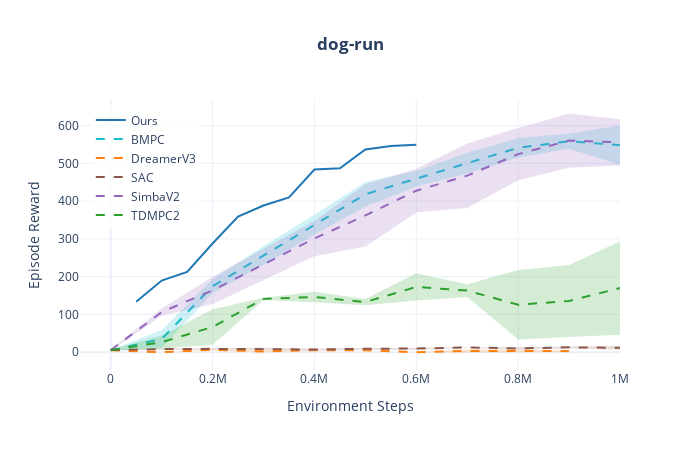
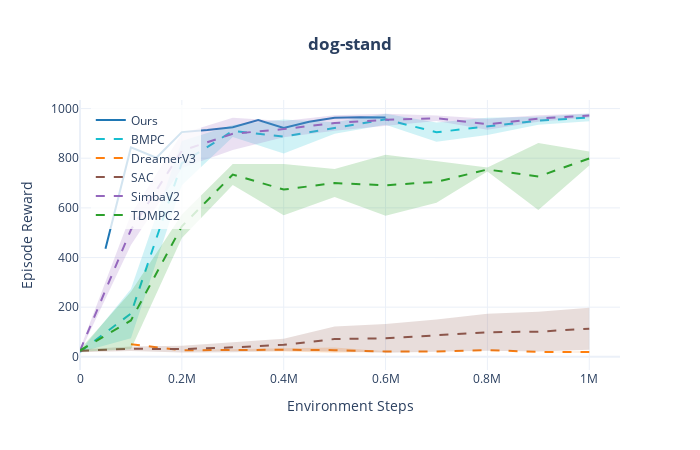
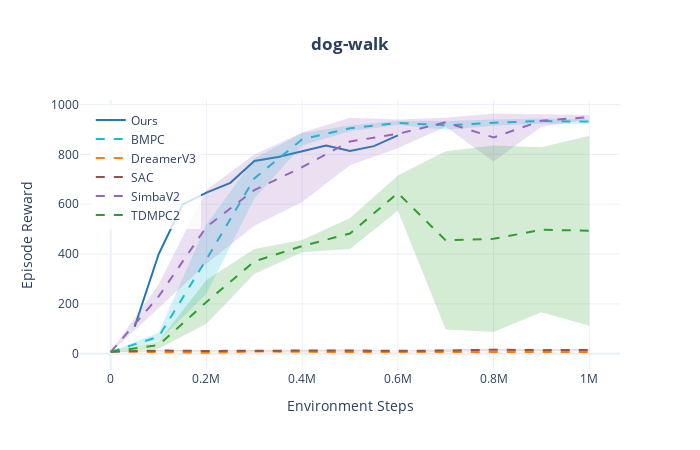
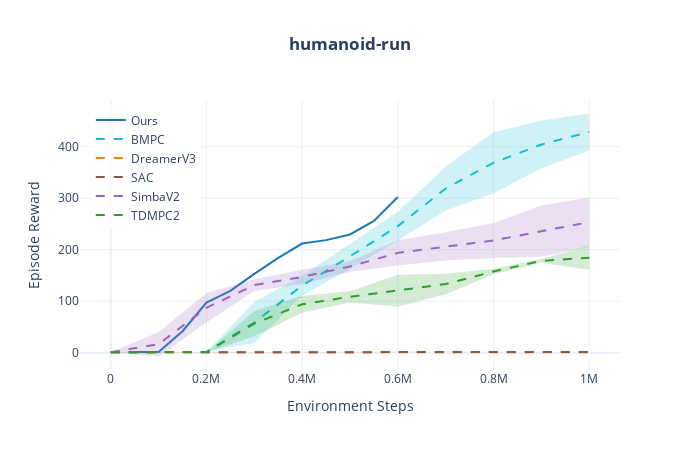

Notebook code cell kept with these figures, in order:
### Code cell
# Show first 4 plots
for task in list(figures.keys())[:4]:
    print(f"\n--- {task} ---")
    figures[task].show()

### Figure 1 — Plotly figure (JSON) as saved in the notebook; plotly's stock layout.template omitted (floating-point values rounded to 4 significant figures)
{"data": [{"fill": "toself", "fillcolor": "rgba(31,119,180,0.2)", "hoverinfo": "skip", "line": {"color": "rgba(0,0,0,0)"}, "showlegend": false, "type": "scatter", "x": [50000, 100000, 150000, 200000, 250000, 300000, 350000, 400000, 450000, 500000, 550000, 600000, 600000, 550000, 500000, 450000, 400000, 350000, 300000, 250000, 200000, 150000, 100000, 50000], "y": [133.7, 189.7, 212.4, 287.8, 358.9, 388.4, 409.9, 483.7, 487.0, 536.7, 546.0, 549.3, 549.3, 546.0, 536.7, 487.0, 483.7, 409.9, 388.4, 358.9, 287.8, 212.4, 189.7, 133.7]}, {"hovertemplate": "Ours<br>Step: %{x:,}<br>Reward: %{y:.1f}<extra></extra>", "line": {"color": "#1f77b4", "width": 2}, "mode": "lines", "name": "Ours", "type": "scatter", "x": [50000, 100000, 150000, 200000, 250000, 300000, 350000, 400000, 450000, 500000, 550000, 600000], "y": [133.7, 189.7, 212.4, 287.8, 358.9, 388.4, 409.9, 483.7, 487.0, 536.7, 546.0, 549.3]}, {"fill": "toself", "fillcolor": "rgba(23,190,207,0.2)", "hoverinfo": "skip", "line": {"color": "rgba(0,0,0,0)"}, "showlegend": false, "type": "scatter", "x": [0, 100000, 200000, 300000, 400000, 500000, 600000, 700000, 800000, 900000, 1000000, 1000000, 900000, 800000, 700000, 600000, 500000, 400000, 300000, 200000, 100000, 0], "y": [5.432, 58.85, 193.0, 281.2, 363.7, 451.0, 480.1, 527.9, 567.0, 578.9, 600.0, 496.3, 538.4, 515.6, 473.4, 439.0, 385.5, 311.2, 230.8, 156.7, 11.29, 4.445]}, {"hovertemplate": "BMPC<br>Step: %{x:,}<br>Reward: %{y:.1f}<extra></extra>", "line": {"color": "#17becf", "dash": "dash", "width": 2}, "mode": "lines", "name": "BMPC", "type": "scatter", "x": [0, 100000, 200000, 300000, 400000, 500000, 600000, 700000, 800000, 900000, 1000000], "y": [4.939, 35.07, 174.9, 256.0, 337.4, 418.2, 459.6, 500.7, 541.3, 558.7, 548.1]}, {"fill": "toself", "fillcolor": "rgba(255,127,14,0.2)", "hoverinfo": "skip", "line": {"color": "rgba(0,0,0,0)"}, "showlegend": false, "type": "scatter", "x": [0, 100000, 200000, 300000, 400000, 500000, 600000, 700000, 900000, 900000, 700000, 600000, 500000, 400000, 300000, 200000, 100000, 0], "y": [5.2, 0.0, 8.359, 5.07, 5.966, 5.2, 0.0, 8.088, 5.424, 0.3761, -1.388, 0.0, 5.2, 4.834, -0.8698, 4.541, 0.0, 5.2]}, {"hovertemplate": "DreamerV3<br>Step: %{x:,}<br>Reward: %{y:.1f}<extra></extra>", "line": {"color": "#ff7f0e", "dash": "dash", "width": 2}, "mode": "lines", "name": "DreamerV3", "type": "scatter", "x": [0, 100000, 200000, 300000, 400000, 500000, 600000, 700000, 900000], "y": [5.2, 0.0, 6.45, 2.1, 5.4, 5.2, 0.0, 3.35, 2.9]}, {"fill": "toself", "fillcolor": "rgba(140,86,75,0.2)", "hoverinfo": "skip", "line": {"color": "rgba(0,0,0,0)"}, "showlegend": false, "type": "scatter", "x": [0, 100000, 200000, 300000, 400000, 500000, 600000, 700000, 800000, 900000, 1000000, 1000000, 900000, 800000, 700000, 600000, 500000, 400000, 300000, 200000, 100000, 0], "y": [6.554, 10.81, 10.72, 11.62, 10.07, 11.63, 13.64, 13.42, 13.77, 15.69, 17.17, 6.567, 10.11, 6.228, 11.98, 5.76, 6.833, 4.466, 5.376, 7.081, 5.855, 4.646]}, {"hovertemplate": "SAC<br>Step: %{x:,}<br>Reward: %{y:.1f}<extra></extra>", "line": {"color": "#8c564b", "dash": "dash", "width": 2}, "mode": "lines", "name": "SAC", "type": "scatter", "x": [0, 100000, 200000, 300000, 400000, 500000, 600000, 700000, 800000, 900000, 1000000], "y": [5.6, 8.333, 8.9, 8.5, 7.267, 9.233, 9.7, 12.7, 10.0, 12.9, 11.87]}, {"fill": "toself", "fillcolor": "rgba(148,103,189,0.2)", "hoverinfo": "skip", "line": {"color": "rgba(0,0,0,0)"}, "showlegend": false, "type": "scatter", "x": [0, 100000, 200000, 300000, 400000, 500000, 600000, 700000, 800000, 900000, 1000000, 1000000, 900000, 800000, 700000, 600000, 500000, 400000, 300000, 200000, 100000, 0], "y": [6.904, 115.8, 199.9, 274.8, 348.4, 444.7, 485.7, 552.9, 593.8, 632.0, 617.0, 494.4, 488.7, 455.1, 382.0, 369.7, 279.8, 253.9, 190.1, 127.8, 96.78, 4.089]}, {"hovertemplate": "SimbaV2<br>Step: %{x:,}<br>Reward: %{y:.1f}<extra></extra>", "line": {"color": "#9467bd", "dash": "dash", "width": 2}, "mode": "lines", "name": "SimbaV2", "type": "scatter", "x": [0, 100000, 200000, 300000, 400000, 500000, 600000, 700000, 800000, 900000, 1000000], "y": [5.496, 106.3, 163.9, 232.5, 301.1, 362.3, 427.7, 467.5, 524.4, 560.3, 555.7]}, {"fill": "toself", "fillcolor": "rgba(44,160,44,0.2)", "hoverinfo": "skip", "line": {"color": "rgba(0,0,0,0)"}, "showlegend": false, "type": "scatter", "x": [0, 100000, 200000, 300000, 400000, 500000, 600000, 700000, 800000, 900000, 1000000, 1000000, 900000, 800000, 700000, 600000, 500000, 400000, 300000, 200000, 100000, 0], "y": [6.927, 43.33, 114.1, 144.1, 159.9, 141.0, 209.0, 179.8, 217.7, 231.0, 293.6, 46.14, 40.62, 33.68, 146.4, 136.7, 124.6, 132.6, 138.4, 19.69, 9.874, 4.673]}, {"hovertemplate": "TDMPC2<br>Step: %{x:,}<br>Reward: %{y:.1f}<extra></extra>", "line": {"color": "#2ca02c", "dash": "dash", "width": 2}, "mode": "lines", "name": "TDMPC2", "type": "scatter", "x": [0, 100000, 200000, 300000, 400000, 500000, 600000, 700000, 800000, 900000, 1000000], "y": [5.8, 26.6, 66.9, 141.2, 146.2, 132.8, 172.9, 163.1, 125.7, 135.8, 169.9]}], "layout": {"height": 450, "hovermode": "x unified", "legend": {"bgcolor": "rgba(255,255,255,0.8)", "x": 0.02, "y": 0.98}, "title": {"text": "<b>dog-run</b>", "x": 0.5}, "width": 700, "xaxis": {"title": {"text": "Environment Steps"}}, "yaxis": {"title": {"text": "Episode Reward"}}}}

### Figure 2 — Plotly figure (JSON) as saved in the notebook; plotly's stock layout.template omitted (floating-point values rounded to 4 significant figures)
{"data": [{"fill": "toself", "fillcolor": "rgba(31,119,180,0.2)", "hoverinfo": "skip", "line": {"color": "rgba(0,0,0,0)"}, "showlegend": false, "type": "scatter", "x": [50000, 100000, 150000, 200000, 250000, 300000, 350000, 400000, 450000, 500000, 550000, 600000, 600000, 550000, 500000, 450000, 400000, 350000, 300000, 250000, 200000, 150000, 100000, 50000], "y": [434.9, 843.4, 801.8, 905.2, 913.5, 924.6, 953.9, 921.5, 946.7, 962.7, 965.4, 964.2, 964.2, 965.4, 962.7, 946.7, 921.5, 953.9, 924.6, 913.5, 905.2, 801.8, 843.4, 434.9]}, {"hovertemplate": "Ours<br>Step: %{x:,}<br>Reward: %{y:.1f}<extra></extra>", "line": {"color": "#1f77b4", "width": 2}, "mode": "lines", "name": "Ours", "type": "scatter", "x": [50000, 100000, 150000, 200000, 250000, 300000, 350000, 400000, 450000, 500000, 550000, 600000], "y": [434.9, 843.4, 801.8, 905.2, 913.5, 924.6, 953.9, 921.5, 946.7, 962.7, 965.4, 964.2]}, {"fill": "toself", "fillcolor": "rgba(23,190,207,0.2)", "hoverinfo": "skip", "line": {"color": "rgba(0,0,0,0)"}, "showlegend": false, "type": "scatter", "x": [0, 100000, 200000, 300000, 400000, 500000, 600000, 700000, 800000, 900000, 1000000, 1000000, 900000, 800000, 700000, 600000, 500000, 400000, 300000, 200000, 100000, 0], "y": [21.82, 273.6, 869.4, 933.9, 955.6, 945.2, 978.8, 943.4, 962.9, 967.2, 978.8, 949.2, 935.1, 893.2, 865.9, 934.3, 898.9, 818.5, 885.8, 691.1, 75.09, 18.47]}, {"hovertemplate": "BMPC<br>Step: %{x:,}<br>Reward: %{y:.1f}<extra></extra>", "line": {"color": "#17becf", "dash": "dash", "width": 2}, "mode": "lines", "name": "BMPC", "type": "scatter", "x": [0, 100000, 200000, 300000, 400000, 500000, 600000, 700000, 800000, 900000, 1000000], "y": [20.14, 174.3, 780.2, 909.8, 887.1, 922.1, 956.6, 904.7, 928.0, 951.1, 964.0]}, {"fill": "toself", "fillcolor": "rgba(255,127,14,0.2)", "hoverinfo": "skip", "line": {"color": "rgba(0,0,0,0)"}, "showlegend": false, "type": "scatter", "x": [100000, 200000, 400000, 500000, 600000, 700000, 800000, 900000, 1000000, 1000000, 900000, 800000, 700000, 600000, 500000, 400000, 200000, 100000], "y": [50.6, 26.6, 34.82, 37.24, 22.41, 21.7, 27.2, 19.7, 22.69, 16.61, 19.7, 27.2, 21.7, 20.99, 16.46, 21.98, 26.6, 50.6]}, {"hovertemplate": "DreamerV3<br>Step: %{x:,}<br>Reward: %{y:.1f}<extra></extra>", "line": {"color": "#ff7f0e", "dash": "dash", "width": 2}, "mode": "lines", "name": "DreamerV3", "type": "scatter", "x": [100000, 200000, 400000, 500000, 600000, 700000, 800000, 900000, 1000000], "y": [50.6, 26.6, 28.4, 26.85, 21.7, 21.7, 27.2, 19.7, 19.65]}, {"fill": "toself", "fillcolor": "rgba(140,86,75,0.2)", "hoverinfo": "skip", "line": {"color": "rgba(0,0,0,0)"}, "showlegend": false, "type": "scatter", "x": [0, 100000, 200000, 300000, 400000, 500000, 600000, 700000, 800000, 900000, 1000000, 1000000, 900000, 800000, 700000, 600000, 500000, 400000, 300000, 200000, 100000, 0], "y": [30.05, 41.68, 44.38, 57.8, 73.05, 122.0, 132.5, 149.9, 173.8, 182.0, 197.5, 28.64, 21.01, 24.31, 21.85, 16.41, 21.5, 23.81, 18.53, 17.75, 23.59, 18.75]}, {"hovertemplate": "SAC<br>Step: %{x:,}<br>Reward: %{y:.1f}<extra></extra>", "line": {"color": "#8c564b", "dash": "dash", "width": 2}, "mode": "lines", "name": "SAC", "type": "scatter", "x": [0, 100000, 200000, 300000, 400000, 500000, 600000, 700000, 800000, 900000, 1000000], "y": [24.4, 32.63, 31.07, 38.17, 48.43, 71.73, 74.43, 85.87, 99.07, 101.5, 113.1]}, {"fill": "toself", "fillcolor": "rgba(148,103,189,0.2)", "hoverinfo": "skip", "line": {"color": "rgba(0,0,0,0)"}, "showlegend": false, "type": "scatter", "x": [0, 100000, 200000, 300000, 400000, 500000, 600000, 700000, 800000, 900000, 1000000, 1000000, 900000, 800000, 700000, 600000, 500000, 400000, 300000, 200000, 100000, 0], "y": [31.03, 573.1, 899.6, 963.2, 949.9, 973.3, 978.9, 972.1, 959.4, 972.7, 980.1, 964.1, 946.6, 914.3, 950.1, 930.4, 910.3, 884.7, 833.6, 760.2, 450.0, 17.92]}, {"hovertemplate": "SimbaV2<br>Step: %{x:,}<br>Reward: %{y:.1f}<extra></extra>", "line": {"color": "#9467bd", "dash": "dash", "width": 2}, "mode": "lines", "name": "SimbaV2", "type": "scatter", "x": [0, 100000, 200000, 300000, 400000, 500000, 600000, 700000, 800000, 900000, 1000000], "y": [24.48, 511.5, 829.9, 898.4, 917.3, 941.8, 954.6, 961.1, 936.9, 959.7, 972.1]}, {"fill": "toself", "fillcolor": "rgba(44,160,44,0.2)", "hoverinfo": "skip", "line": {"color": "rgba(0,0,0,0)"}, "showlegend": false, "type": "scatter", "x": [0, 100000, 200000, 300000, 400000, 500000, 600000, 700000, 800000, 900000, 1000000, 1000000, 900000, 800000, 700000, 600000, 500000, 400000, 300000, 200000, 100000, 0], "y": [30.71, 262.2, 573.1, 776.6, 776.7, 756.6, 813.8, 788.2, 762.2, 860.9, 827.5, 770.4, 591.4, 746.8, 620.9, 568.4, 643.4, 570.8, 692.1, 478.6, 30.88, 20.15]}, {"hovertemplate": "TDMPC2<br>Step: %{x:,}<br>Reward: %{y:.1f}<extra></extra>", "line": {"color": "#2ca02c", "dash": "dash", "width": 2}, "mode": "lines", "name": "TDMPC2", "type": "scatter", "x": [0, 100000, 200000, 300000, 400000, 500000, 600000, 700000, 800000, 900000, 1000000], "y": [25.43, 146.5, 525.9, 734.4, 673.7, 700.0, 691.1, 704.6, 754.5, 726.1, 798.9]}], "layout": {"height": 450, "hovermode": "x unified", "legend": {"bgcolor": "rgba(255,255,255,0.8)", "x": 0.02, "y": 0.98}, "title": {"text": "<b>dog-stand</b>", "x": 0.5}, "width": 700, "xaxis": {"title": {"text": "Environment Steps"}}, "yaxis": {"title": {"text": "Episode Reward"}}}}

### Figure 3 — Plotly figure (JSON) as saved in the notebook; plotly's stock layout.template omitted (floating-point values rounded to 4 significant figures)
{"data": [{"fill": "toself", "fillcolor": "rgba(31,119,180,0.2)", "hoverinfo": "skip", "line": {"color": "rgba(0,0,0,0)"}, "showlegend": false, "type": "scatter", "x": [50000, 100000, 150000, 200000, 250000, 300000, 350000, 400000, 450000, 500000, 550000, 600000, 600000, 550000, 500000, 450000, 400000, 350000, 300000, 250000, 200000, 150000, 100000, 50000], "y": [108.2, 399.2, 598.7, 646.7, 685.9, 773.7, 789.3, 811.6, 835.2, 813.4, 833.2, 876.3, 876.3, 833.2, 813.4, 835.2, 811.6, 789.3, 773.7, 685.9, 646.7, 598.7, 399.2, 108.2]}, {"hovertemplate": "Ours<br>Step: %{x:,}<br>Reward: %{y:.1f}<extra></extra>", "line": {"color": "#1f77b4", "width": 2}, "mode": "lines", "name": "Ours", "type": "scatter", "x": [50000, 100000, 150000, 200000, 250000, 300000, 350000, 400000, 450000, 500000, 550000, 600000], "y": [108.2, 399.2, 598.7, 646.7, 685.9, 773.7, 789.3, 811.6, 835.2, 813.4, 833.2, 876.3]}, {"fill": "toself", "fillcolor": "rgba(23,190,207,0.2)", "hoverinfo": "skip", "line": {"color": "rgba(0,0,0,0)"}, "showlegend": false, "type": "scatter", "x": [0, 100000, 200000, 300000, 400000, 500000, 600000, 700000, 800000, 900000, 1000000, 1000000, 900000, 800000, 700000, 600000, 500000, 400000, 300000, 200000, 100000, 0], "y": [9.121, 83.91, 518.6, 784.0, 885.6, 916.4, 935.3, 934.4, 940.0, 944.0, 941.6, 921.7, 923.4, 914.9, 898.6, 918.3, 893.0, 836.1, 622.7, 239.2, 51.97, 6.19]}, {"hovertemplate": "BMPC<br>Step: %{x:,}<br>Reward: %{y:.1f}<extra></extra>", "line": {"color": "#17becf", "dash": "dash", "width": 2}, "mode": "lines", "name": "BMPC", "type": "scatter", "x": [0, 100000, 200000, 300000, 400000, 500000, 600000, 700000, 800000, 900000, 1000000], "y": [7.656, 67.94, 378.9, 703.3, 860.9, 904.7, 926.8, 916.5, 927.5, 933.7, 931.6]}, {"fill": "toself", "fillcolor": "rgba(255,127,14,0.2)", "hoverinfo": "skip", "line": {"color": "rgba(0,0,0,0)"}, "showlegend": false, "type": "scatter", "x": [0, 200000, 300000, 500000, 800000, 900000, 1000000, 1000000, 900000, 800000, 500000, 300000, 200000, 0], "y": [9.0, 3.8, 12.31, 7.417, 7.328, 7.366, 7.1, 7.1, 6.234, 5.772, 5.583, 5.385, 3.8, 9.0]}, {"hovertemplate": "DreamerV3<br>Step: %{x:,}<br>Reward: %{y:.1f}<extra></extra>", "line": {"color": "#ff7f0e", "dash": "dash", "width": 2}, "mode": "lines", "name": "DreamerV3", "type": "scatter", "x": [0, 200000, 300000, 500000, 800000, 900000, 1000000], "y": [9.0, 3.8, 8.85, 6.5, 6.55, 6.8, 7.1]}, {"fill": "toself", "fillcolor": "rgba(140,86,75,0.2)", "hoverinfo": "skip", "line": {"color": "rgba(0,0,0,0)"}, "showlegend": false, "type": "scatter", "x": [0, 100000, 200000, 300000, 400000, 500000, 600000, 700000, 800000, 900000, 1000000, 1000000, 900000, 800000, 700000, 600000, 500000, 400000, 300000, 200000, 100000, 0], "y": [9.848, 15.89, 13.97, 14.75, 16.14, 17.13, 11.57, 17.67, 20.35, 17.68, 18.5, 12.1, 10.72, 11.51, 7.792, 11.16, 8.941, 9.196, 10.98, 8.168, 9.309, 6.219]}, {"hovertemplate": "SAC<br>Step: %{x:,}<br>Reward: %{y:.1f}<extra></extra>", "line": {"color": "#8c564b", "dash": "dash", "width": 2}, "mode": "lines", "name": "SAC", "type": "scatter", "x": [0, 100000, 200000, 300000, 400000, 500000, 600000, 700000, 800000, 900000, 1000000], "y": [8.033, 12.6, 11.07, 12.87, 12.67, 13.03, 11.37, 12.73, 15.93, 14.2, 15.3]}, {"fill": "toself", "fillcolor": "rgba(148,103,189,0.2)", "hoverinfo": "skip", "line": {"color": "rgba(0,0,0,0)"}, "showlegend": false, "type": "scatter", "x": [0, 100000, 200000, 300000, 400000, 500000, 600000, 700000, 800000, 900000, 1000000, 1000000, 900000, 800000, 700000, 600000, 500000, 400000, 300000, 200000, 100000, 0], "y": [9.103, 277.9, 657.1, 799.5, 888.0, 947.4, 940.1, 947.1, 964.2, 959.9, 957.9, 941.5, 910.7, 771.9, 910.6, 825.1, 756.3, 609.3, 514.0, 360.9, 181.3, 5.264]}, {"hovertemplate": "SimbaV2<br>Step: %{x:,}<br>Reward: %{y:.1f}<extra></extra>", "line": {"color": "#9467bd", "dash": "dash", "width": 2}, "mode": "lines", "name": "SimbaV2", "type": "scatter", "x": [0, 100000, 200000, 300000, 400000, 500000, 600000, 700000, 800000, 900000, 1000000], "y": [7.183, 229.6, 509.0, 656.8, 748.7, 851.8, 882.6, 928.9, 868.0, 935.3, 949.7]}, {"fill": "toself", "fillcolor": "rgba(44,160,44,0.2)", "hoverinfo": "skip", "line": {"color": "rgba(0,0,0,0)"}, "showlegend": false, "type": "scatter", "x": [0, 100000, 200000, 300000, 400000, 500000, 600000, 700000, 800000, 900000, 1000000, 1000000, 900000, 800000, 700000, 600000, 500000, 400000, 300000, 200000, 100000, 0], "y": [9.376, 49.45, 295.4, 419.9, 456.1, 544.9, 715.6, 812.4, 835.4, 828.3, 875.3, 112.6, 166.2, 86.77, 97.51, 574.0, 420.4, 407.6, 320.3, 120.0, 19.82, 6.891]}, {"hovertemplate": "TDMPC2<br>Step: %{x:,}<br>Reward: %{y:.1f}<extra></extra>", "line": {"color": "#2ca02c", "dash": "dash", "width": 2}, "mode": "lines", "name": "TDMPC2", "type": "scatter", "x": [0, 100000, 200000, 300000, 400000, 500000, 600000, 700000, 800000, 900000, 1000000], "y": [8.133, 34.63, 207.7, 370.1, 431.9, 482.6, 644.8, 454.9, 461.1, 497.2, 493.9]}], "layout": {"height": 450, "hovermode": "x unified", "legend": {"bgcolor": "rgba(255,255,255,0.8)", "x": 0.02, "y": 0.98}, "title": {"text": "<b>dog-walk</b>", "x": 0.5}, "width": 700, "xaxis": {"title": {"text": "Environment Steps"}}, "yaxis": {"title": {"text": "Episode Reward"}}}}

### Figure 4 — Plotly figure (JSON) as saved in the notebook; plotly's stock layout.template omitted (floating-point values rounded to 4 significant figures)
{"data": [{"fill": "toself", "fillcolor": "rgba(31,119,180,0.2)", "hoverinfo": "skip", "line": {"color": "rgba(0,0,0,0)"}, "showlegend": false, "type": "scatter", "x": [50000, 100000, 150000, 200000, 250000, 300000, 350000, 400000, 450000, 500000, 550000, 600000, 600000, 550000, 500000, 450000, 400000, 350000, 300000, 250000, 200000, 150000, 100000, 50000], "y": [1.323, 1.335, 41.61, 97.38, 119.9, 153.0, 184.2, 211.9, 218.6, 229.5, 255.9, 302.4, 302.4, 255.9, 229.5, 218.6, 211.9, 184.2, 153.0, 119.9, 97.38, 41.61, 1.335, 1.323]}, {"hovertemplate": "Ours<br>Step: %{x:,}<br>Reward: %{y:.1f}<extra></extra>", "line": {"color": "#1f77b4", "width": 2}, "mode": "lines", "name": "Ours", "type": "scatter", "x": [50000, 100000, 150000, 200000, 250000, 300000, 350000, 400000, 450000, 500000, 550000, 600000], "y": [1.323, 1.335, 41.61, 97.38, 119.9, 153.0, 184.2, 211.9, 218.6, 229.5, 255.9, 302.4]}, {"fill": "toself", "fillcolor": "rgba(23,190,207,0.2)", "hoverinfo": "skip", "line": {"color": "rgba(0,0,0,0)"}, "showlegend": false, "type": "scatter", "x": [0, 100000, 200000, 300000, 400000, 500000, 600000, 700000, 800000, 900000, 1000000, 1000000, 900000, 800000, 700000, 600000, 500000, 400000, 300000, 200000, 100000, 0], "y": [0.934, 0.931, 1.442, 98.5, 149.4, 211.4, 273.6, 361.5, 427.9, 450.8, 464.6, 393.2, 357.7, 309.8, 276.3, 218.0, 162.6, 110.9, 18.69, 1.094, 0.7917, 0.7403]}, {"hovertemplate": "BMPC<br>Step: %{x:,}<br>Reward: %{y:.1f}<extra></extra>", "line": {"color": "#17becf", "dash": "dash", "width": 2}, "mode": "lines", "name": "BMPC", "type": "scatter", "x": [0, 100000, 200000, 300000, 400000, 500000, 600000, 700000, 800000, 900000, 1000000], "y": [0.8372, 0.8614, 1.268, 58.59, 130.2, 187.0, 245.8, 318.9, 368.9, 404.3, 428.9]}, {"fill": "toself", "fillcolor": "rgba(255,127,14,0.2)", "hoverinfo": "skip", "line": {"color": "rgba(0,0,0,0)"}, "showlegend": false, "type": "scatter", "x": [0, 100000, 200000, 300000, 400000, 500000, 600000, 800000, 1000000, 1000000, 800000, 600000, 500000, 400000, 300000, 200000, 100000, 0], "y": [1.204, 1.2, 0.9, 0.9488, 0.7414, 0.8, 0.7, 0.9, 0.8, 0.8, 0.9, 0.7, 0.8, 0.4586, 0.7179, 0.9, 1.2, 0.4964]}, {"hovertemplate": "DreamerV3<br>Step: %{x:,}<br>Reward: %{y:.1f}<extra></extra>", "line": {"color": "#ff7f0e", "dash": "dash", "width": 2}, "mode": "lines", "name": "DreamerV3", "type": "scatter", "x": [0, 100000, 200000, 300000, 400000, 500000, 600000, 800000, 1000000], "y": [0.85, 1.2, 0.9, 0.8333, 0.6, 0.8, 0.7, 0.9, 0.8]}, {"fill": "toself", "fillcolor": "rgba(140,86,75,0.2)", "hoverinfo": "skip", "line": {"color": "rgba(0,0,0,0)"}, "showlegend": false, "type": "scatter", "x": [0, 100000, 200000, 300000, 400000, 500000, 600000, 700000, 800000, 900000, 1000000, 1000000, 900000, 800000, 700000, 600000, 500000, 400000, 300000, 200000, 100000, 0], "y": [0.7911, 1.064, 0.8732, 1.085, 1.082, 1.0, 1.219, 1.5, 1.341, 1.385, 1.386, 1.081, 0.8817, 0.9252, 1.1, 0.9139, 0.8, 0.8512, 0.5817, 0.5268, 0.6024, 0.6756]}, {"hovertemplate": "SAC<br>Step: %{x:,}<br>Reward: %{y:.1f}<extra></extra>", "line": {"color": "#8c564b", "dash": "dash", "width": 2}, "mode": "lines", "name": "SAC", "type": "scatter", "x": [0, 100000, 200000, 300000, 400000, 500000, 600000, 700000, 800000, 900000, 1000000], "y": [0.7333, 0.8333, 0.7, 0.8333, 0.9667, 0.9, 1.067, 1.3, 1.133, 1.133, 1.233]}, {"fill": "toself", "fillcolor": "rgba(148,103,189,0.2)", "hoverinfo": "skip", "line": {"color": "rgba(0,0,0,0)"}, "showlegend": false, "type": "scatter", "x": [0, 100000, 200000, 300000, 400000, 500000, 600000, 700000, 800000, 900000, 1000000, 1000000, 900000, 800000, 700000, 600000, 500000, 400000, 300000, 200000, 100000, 0], "y": [0.8828, 40.28, 115.9, 142.7, 161.2, 177.4, 218.4, 233.7, 251.7, 285.9, 301.4, 205.5, 186.1, 184.0, 178.8, 169.2, 157.0, 133.3, 119.7, 58.41, -7.487, 0.6548]}, {"hovertemplate": "SimbaV2<br>Step: %{x:,}<br>Reward: %{y:.1f}<extra></extra>", "line": {"color": "#9467bd", "dash": "dash", "width": 2}, "mode": "lines", "name": "SimbaV2", "type": "scatter", "x": [0, 100000, 200000, 300000, 400000, 500000, 600000, 700000, 800000, 900000, 1000000], "y": [0.7688, 16.4, 87.17, 131.2, 147.2, 167.2, 193.8, 206.2, 217.8, 236.0, 253.5]}, {"fill": "toself", "fillcolor": "rgba(44,160,44,0.2)", "hoverinfo": "skip", "line": {"color": "rgba(0,0,0,0)"}, "showlegend": false, "type": "scatter", "x": [0, 100000, 200000, 300000, 400000, 500000, 600000, 700000, 800000, 900000, 1000000, 1000000, 900000, 800000, 700000, 600000, 500000, 400000, 300000, 200000, 100000, 0], "y": [1.086, 1.555, 1.273, 81.12, 110.7, 119.4, 151.1, 153.0, 163.1, 181.8, 208.3, 160.9, 174.6, 152.4, 113.4, 89.26, 97.63, 77.29, 31.81, 0.9268, 0.9119, 0.7806]}, {"hovertemplate": "TDMPC2<br>Step: %{x:,}<br>Reward: %{y:.1f}<extra></extra>", "line": {"color": "#2ca02c", "dash": "dash", "width": 2}, "mode": "lines", "name": "TDMPC2", "type": "scatter", "x": [0, 100000, 200000, 300000, 400000, 500000, 600000, 700000, 800000, 900000, 1000000], "y": [0.9333, 1.233, 1.1, 56.47, 94.0, 108.5, 120.2, 133.2, 157.7, 178.2, 184.6]}], "layout": {"height": 450, "hovermode": "x unified", "legend": {"bgcolor": "rgba(255,255,255,0.8)", "x": 0.02, "y": 0.98}, "title": {"text": "<b>humanoid-run</b>", "x": 0.5}, "width": 700, "xaxis": {"title": {"text": "Environment Steps"}}, "yaxis": {"title": {"text": "Episode Reward"}}}}
